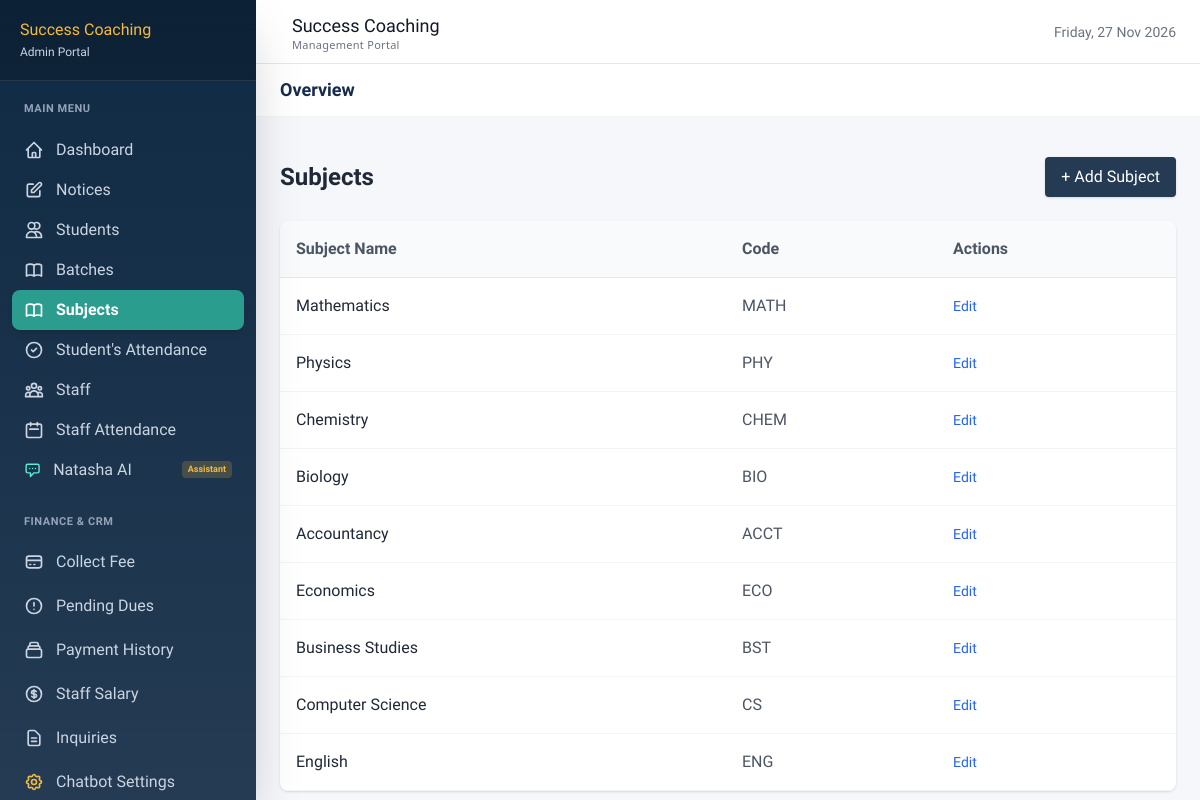
/dashboard/batches/subjects/ (signed in), run on the app's committed database.
### batches/models.py (models this page shows, shortened)
class Subject(models.Model):
    name = models.CharField(max_length=100)
    code = models.CharField(max_length=20)

### batches/views.py (the view)
# urls.py: path('subjects/', views.subject_list, name='subject_list'),
@admin_required
def subject_list(request):
    subjects = Subject.objects.all()
    return render(request, 'dashboard/batches/subject_list.html', {'subjects': subjects})

### accounts/context_processors.py (called while the page is built)
def dashboard_base(request):
    context = {}
    if not request.user.is_authenticated:
        context['base_template'] = 'base_dashboard.html'
        return context
    if request.user.role == 'staff':
        context['base_template'] = 'base_staff.html'
        context['active_notices'] = Notice.objects.filter(is_active=True)
    elif request.user.role == 'student':
        context['base_template'] = 'base_dashboard.html'
        context['active_notices'] = Notice.objects.filter(is_active=True, target_audience='all')
    else:
        context['base_template'] = 'base_dashboard.html'
        context['active_notices'] = Notice.objects.filter(is_active=True)
    return context

### templates/dashboard/batches/subject_list.html (shortened to what this page needs)
{% extends 'base_dashboard.html' %}
{% block content %}
<div class="max-w-4xl mx-auto mt-8">
    <div class="flex justify-between items-center mb-6">
        <h1 class="text-2xl font-bold text-gray-800">Subjects</h1>
        <a href="{% url 'subject_add' %}" class="bg-primary hover:bg-[#102A43] text-white px-4 py-2 rounded shadow font-medium transition-colors">
            + Add Subject
        </a>
    </div>
    <div class="bg-white rounded-lg shadow overflow-hidden">
        <table class="w-full text-left border-collapse">
            <thead>
                <tr class="bg-gray-50 border-b border-gray-200">
                    <th class="p-4 font-semibold text-gray-600">Subject Name</th>
                    <th class="p-4 font-semibold text-gray-600">Code</th>
                    <th class="p-4 font-semibold text-gray-600">Actions</th>
                </tr>
            </thead>
            <tbody>
                {% for subject in subjects %}
                <tr class="border-b border-gray-100 hover:bg-gray-50">
                    <td class="p-4 font-medium text-gray-800">{{ subject.name }}</td>
                    <td class="p-4 text-gray-600">{{ subject.code }}</td>
                    <td class="p-4">
                        <a href="{% url 'subject_edit' subject.pk %}" class="text-blue-600 hover:text-blue-800 font-medium text-sm">Edit</a>
                    </td>
                </tr>
                {% empty %}
                <tr>
                    <td colspan="3" class="p-8 text-center text-gray-500">
                        No subjects found. Add a subject to get started.
                    </td>
                </tr>
                {% endfor %}
            </tbody>
        </table>
    </div>
</div>
{% endblock %}

### templates/base_dashboard.html (style rules this page uses)
body { font-family: 'Hind', sans-serif; color: #172B4D; background-color: #F5F7FA; }

### data on the page
Subject: name "Mathematics", code "MATH"
Subject: name "Physics", code "PHY"
Subject: name "Chemistry", code "CHEM"
Subject: name "Biology", code "BIO"
Subject: name "Accountancy", code "ACCT"
Subject: name "Economics", code "ECO"
Subject: name "Business Studies", code "BST"
Subject: name "Computer Science", code "CS"
Subject: name "English", code "ENG"
